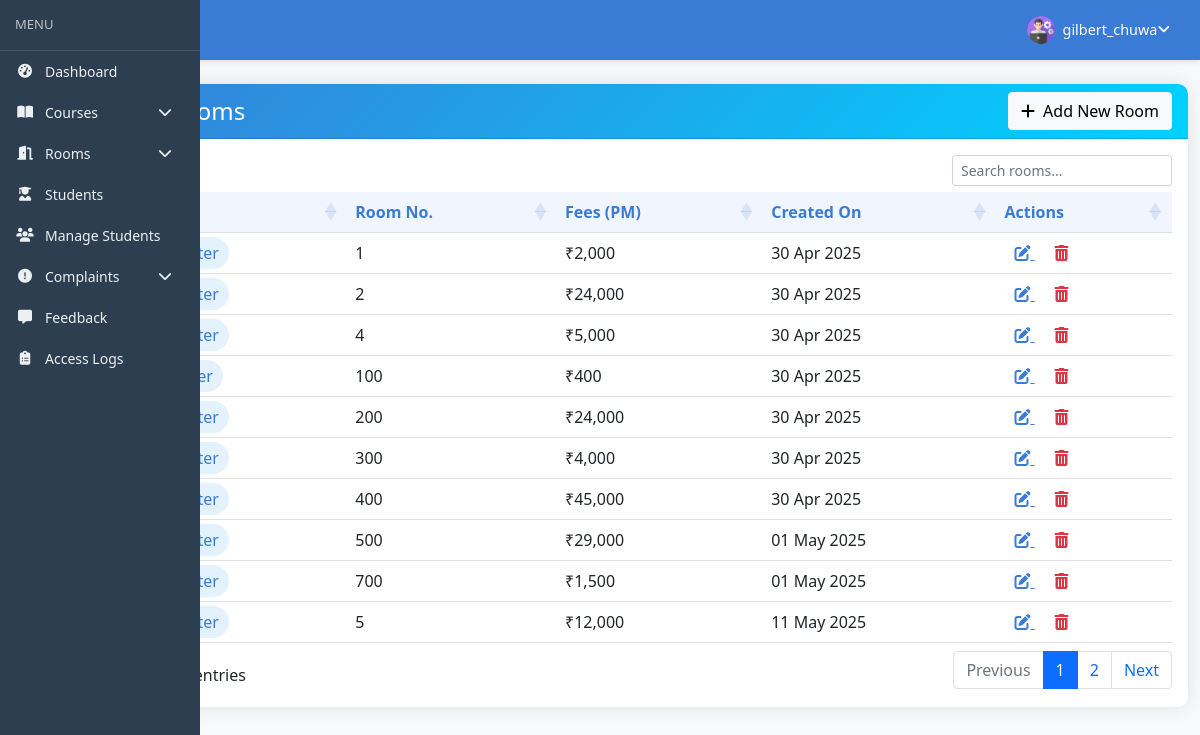
The app's page /hostel/admin/manage-rooms.php (signed in) with its own data.
### tables this page shows
CREATE TABLE `rooms` (
  `id` int(11) NOT NULL,
  `seater` int(11) DEFAULT NULL,
  `room_no` int(11) DEFAULT NULL,
  `fees` int(11) DEFAULT NULL,
  `posting_date` timestamp NULL DEFAULT current_timestamp()
);

### hostel/admin/manage-rooms.php (the view, shortened to what this page needs)
<?php
include('includes/checklogin.php');
?>
<!DOCTYPE html>
<html lang="en">
<head>
    <link href="https://cdn.jsdelivr.net/npm/bootstrap@5.1.3/dist/css/bootstrap.min.css" rel="stylesheet">
    <link rel="stylesheet" href="https://cdnjs.cloudflare.com/ajax/libs/font-awesome/6.0.0/css/all.min.css">
    <link rel="stylesheet" href="https://cdn.datatables.net/1.11.5/css/dataTables.bootstrap5.min.css">
</head>
<body>
    <?php include('includes/header.php'); ?>
    <div class="ts-main-content">
        <?php include('includes/sidebar.php'); ?>
        <div class="content-wrapper">
            <div class="container-fluid py-4">
                <div class="row">
                    <div class="col-md-12">
                        <div class="card">
                            <div class="card-header d-flex justify-content-between align-items-center">
                                <h4 class="mb-0"><i class="fas fa-door-open me-2"></i> Manage Rooms</h4>
                                <a href="create-room.php" class="btn btn-light">
                                    <i class="fas fa-plus me-1"></i> Add New Room
                                </a>
                            </div>
                            <div class="card-body">
                                <div class="table-responsive">
                                    <table id="rooms-table" class="table table-hover" style="width:100%">
                                        <thead>
                                            <tr>
                                                <th>#</th>
                                                <th>Seater</th>
                                                <th>Room No.</th>
                                                <th>Fees (PM)</th>
                                                <th>Created On</th>
                                                <th>Actions</th>
                                            </tr>
                                        </thead>
                                        <tbody>
                                            <?php
                                            $ret = "SELECT * FROM rooms";
                                            $stmt = $mysqli->prepare($ret);
                                            $stmt->execute();
                                            $res = $stmt->get_result();
                                            $cnt = 1;
                                            while($row = $res->fetch_object()):
                                            ?>
                                            <tr>
                                                <td><?php echo $cnt++; ?></td>
                                                <td>
                                                    <span class="badge-seater">
                                                    </span>
                                                </td>
                                                <td><?php echo $row->room_no; ?></td>
                                                <td>₹<?php echo number_format($row->fees); ?></td>
                                                <td><?php echo date('d M Y', strtotime($row->posting_date)); ?></td>
                                                <td>
                                                    <a href="edit-room.php?id=<?php echo $row->id; ?>" class="btn-action btn-edit" title="Edit">
                                                        <i class="fas fa-edit"></i>
                                                    </a>
                                                    <a href="manage-rooms.php?del=<?php echo $row->id; ?>"
                                                       class="btn-action btn-delete"
                                                       title="Delete"
                                                       onclick="return confirm('Are you sure you want to delete this room?');">
                                                        <i class="fas fa-trash-alt"></i>
                                                    </a>
                                                </td>
                                            </tr>
                                            <?php endwhile; ?>
                                        </tbody>
                                    </table>
                                </div>
                            </div>
                        </div>
                    </div>
                </div>
            </div>
        </div>
    </div>
</body>
</html>

### hostel/admin/manage-rooms.php (style rules this page uses)
:root { --primary-color: #3a7bd5; --secondary-color: #00d2ff; }
body { background-color: #f8f9fa; }
.card { border: none; border-radius: 10px; box-shadow: 0 0 20px rgba(0,0,0,0.1); }
.card-header { background: linear-gradient(135deg, var(--primary-color), var(--secondary-color)); color: white; border-radius: 10px 10px 0 0 !important; }
.table th { background-color: #f1f5fd; color: var(--primary-color); }
.btn-action { padding: 5px 10px; border-radius: 5px; transition: all 0.3s; }
.btn-edit { color: var(--primary-color); }
.btn-delete { color: #dc3545; }
.badge-seater { background-color: #e3f2fd; color: var(--primary-color); padding: 5px 10px; border-radius: 20px; font-weight: 500; }

### records on screen
rooms: room_no "1", fees "2,000", posting_date "30 Apr 2025"
rooms: room_no "2", fees "24,000", posting_date "30 Apr 2025"
rooms: room_no "4", fees "5,000", posting_date "30 Apr 2025"
rooms: room_no "100", fees "400", posting_date "30 Apr 2025"
rooms: room_no "200", fees "24,000", posting_date "30 Apr 2025"
rooms: room_no "300", fees "4,000", posting_date "30 Apr 2025"
rooms: room_no "400", fees "45,000", posting_date "30 Apr 2025"
rooms: room_no "500", fees "29,000", posting_date "01 May 2025"
rooms: room_no "700", fees "1,500", posting_date "01 May 2025"
rooms: room_no "5", fees "12,000", posting_date "11 May 2025"

### other values on screen
$_SESSION['username'] "gilbert_chuwa"
